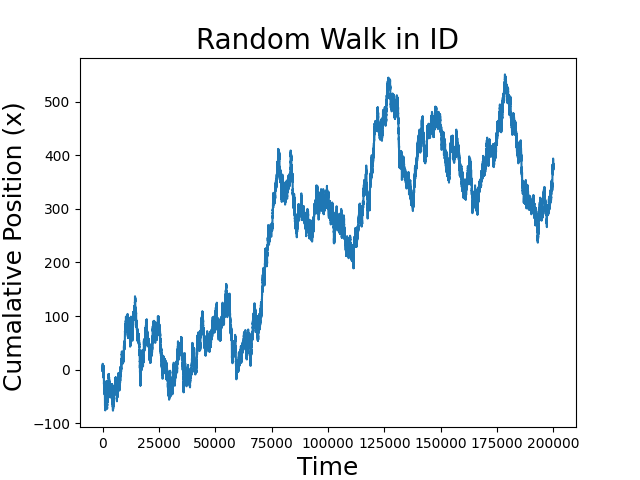

This figure's Python source:
import numpy as np
import matplotlib.pyplot as plt
N=1000 #number of walks
T=200 #total no of time steps
t=range(1,T+1)
walks=2*np.random.randint(2,size=(N,T))-1
plt.plot(np.cumsum(walks))
plt.xlabel('Time', fontsize = 18)
plt.ylabel('Cumalative Position (x) ' , fontsize = 18)
plt. title ('Random Walk in ID', fontsize = 20)
plt.show()
